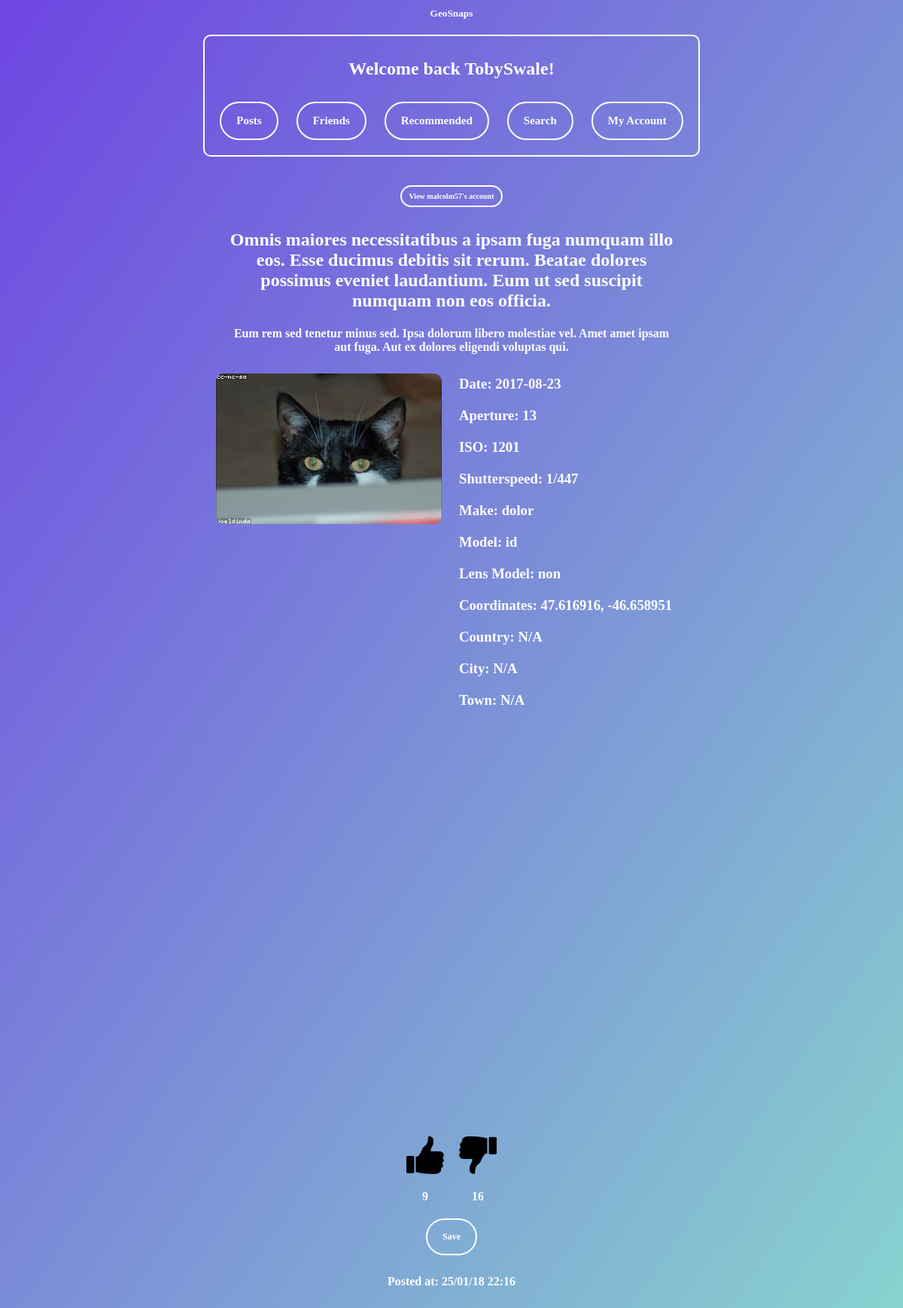
/viewpost?id=4 (signed in), run on the app's committed database.
### tables this page shows
CREATE TABLE "Posts" (
	"text"	TEXT,
	"timeposted"	TEXT,
	"user"	TEXT NOT NULL,
	"id"	INTEGER NOT NULL UNIQUE,
	"filename"	TEXT,
	"descr"	TEXT,
	"likes"	INTEGER DEFAULT 0,
	"dislikes"	INTEGER DEFAULT 0,
	"privacy"	TEXT,
	"lng"	TEXT,
	"lat"	TEXT,
	"album"	TEXT,
	"country"	TEXT,
	"city"	TEXT,
	"town"	TEXT,
	PRIMARY KEY("id" AUTOINCREMENT)
);

CREATE TABLE "photodetails" (
	"fstop"	TEXT,
	"datetime"	TEXT,
	"ISO"	TEXT,
	"shutterspeed"	TEXT,
	"model"	TEXT,
	"make"	TEXT,
	"lensmodel"	TEXT,
	"id"	INTEGER
);

### main.py (the view, shortened to what this page needs)
@web_site.route('/viewpost', methods=['GET', 'POST'])
def viewpost():
    username = session["username"]
    postid = request.args.get('id')
    con = sqlite3.connect('database.db')
    con.row_factory = sqlite3.Row
    sql = "SELECT privacy,user FROM Posts WHERE id = ?"
    cursor = con.cursor()
    cursor.execute(sql, (postid,))
    postinfo = cursor.fetchall()
    if not postinfo:
        return render_template('404.html')
    getprivacy = postinfo[0]['privacy']
    getuser = postinfo[0]['user']
    sql = "SELECT status FROM friendrequests WHERE usersend = ? AND userreceive = ? "
    cursor = con.cursor()
    cursor.execute(sql, (username, getuser,))
    getstatus = cursor.fetchone()
    if getstatus is None:
        getstatus = "0"
    getstatus = getstatus[0]
    if getprivacy == "private" and getstatus != 2 and getuser != username:
        return redirect(url_for('viewaccount', id=getuser))
    con.row_factory = sqlite3.Row
    sql = "SELECT * FROM Posts WHERE id = ?"
    cursor = con.cursor()
    cursor.execute(sql, (postid,))
    rows = cursor.fetchall()
    try:
        con = sqlite3.connect('database.db') #get the album id if its in one
        sql = "SELECT albumid FROM albums WHERE postid = ?"
        cursor = con.cursor()
        cursor.execute(sql, (postid,))
        getalbumid = cursor.fetchone()
        getalbumid = getalbumid[0]
        sql = "SELECT text FROM Posts WHERE id = ?" # get the album name if its in one
        cursor = con.cursor()
        cursor.execute(sql, (getalbumid,))
        gettitle = cursor.fetchone()
        gettitle = gettitle[0]
    except:
        gettitle = ""
        getalbumid = ""
        pass
    con = sqlite3.connect('database.db')
    con.row_factory = sqlite3.Row
    sql = "SELECT * FROM photodetails WHERE id = ?"
    cursor = con.cursor()
    cursor.execute(sql, (postid,))
    rows2 = cursor.fetchall()
    sql = "Select datetime FROM photodetails WHERE id = ?"
    cursor = con.cursor()
    cursor.execute(sql, (postid,))
    datetimeup = cursor.fetchone()
    datetimeup = datetimeup[0]
    date = datetimeup[:10]
    time = datetimeup[11:]
    con.row_factory = sqlite3.Row
    cursor3 = con.cursor()
    sql3 = "SELECT * FROM Posts WHERE album = 'True' AND user = ?"
    cursor3.execute(sql3, (username,))
    rows3 = cursor3.fetchall()
    sql = "SELECT savedpostid FROM savedposts WHERE savedpostid = ? and username = ?"
    cursor = con.cursor()
    cursor.execute(sql, (postid, username))
    getsavedid = cursor.fetchone()
    if getsavedid is not None:
        checksaved = True
    else:
        checksaved = False
    con = sqlite3.connect('database.db')
    sql = "SELECT user FROM Posts WHERE id = ?"
    cursor = con.cursor()
    cursor.execute(sql, (postid,))
    postgetuser = cursor.fetchone()
    postuser = postgetuser[0]
    return render_template("viewpost.html", postuser=postuser, rows=rows, username=username, checksaved=checksaved,rows2=rows2, rows3=rows3, gettitle = gettitle, getalbumid = getalbumid, date = date, time = time)

### templates/viewpost.html (shortened to what this page needs)
{% extends 'base.html' %}
{% block content %}
<link rel="stylesheet" href="https://maxcdn.bootstrapcdn.com/font-awesome/4.4.0/css/font-awesome.min.css">
<br>
<br>
{% if postuser != username %}
  <a href ='/viewaccount?id={{postuser}}' class="linkbuttonsmall">View {{postuser}}'s account</a>
{% endif %}
    {% for row in rows %}
      <div class="text-container">
          <h2>{{row["text"]}}</h2>
          <h4>{{row["descr"]}}</h4>
      </div>
      <br>
      <br>
      <div class = "photoandmeta">
          <div class="photo-container">
              <img src="{{ url_for('static', filename='UploadedPhotos/' + row['filename']) }}" alt="Image" class="scaled-image-big">
          </div>
      <br>
      <br>
          <div class="meta-container">
            {% for row2 in rows2 %}
                <h3>Date: {{date}} {{time}}</h3>
                <h3>Aperture: {{row2['fstop']}}</h3>
                <h3>ISO: {{row2['ISO']}}</h3>
                {% if row2['shutterspeed'] != "N/A" %}
                    <h3>Shutterspeed: 1/{{row2['shutterspeed']}}</h3>
                {% else %}
                    <h3>Shutterspeed: {{row2['shutterspeed']}}</h3>
                {% endif %}
                <h3>Make: {{row2['make']}}</h3>
                <h3>Model: {{row2['model']}}</h3>
                <h3>Lens Model: {{row2['lensmodel']}}</h3>
            {% endfor %}
            <h3>Coordinates: {{row['lat']}}, {{row['lng']}}</h3>
            <h3>Country: {{row['country']}}</h3>
            <h3>City: {{row['city']}}</h3>
            <h3>Town: {{row['town']}}</h3>
          </div>
      </div>
      <div class="map-container-big">
          </head>
          <body>
          </body>
      </div>
<br>
<form method="POST">
    <div class="like-dislike-container">
        <div class="like">
            <button name="Like" type="submit" class="likebutton">
                <img src="static/Thumbs/thumbs-up.png" width="50" height="50">
            </button>
            <h4>{{row["likes"]}}</h4>
        </div>
        <div class="dislike">
            <button name="Dislike" type="submit" class="likebutton">
                <img src="static/Thumbs/thumbs-down.png" width="50" height="50">
            </button>
            <h4>{{row["dislikes"]}}</h4>
        </div>
    </div>
      {% if checksaved == False %}
        <p><input type="submit" value="Save" name="save"></p>
      {% else %}
        <p><input type="submit" value="Unsave" name="unsave"></p>
      {% endif %}
</form>
    {% if row["timeposted"][-5:] == "12:51" %}
        <h4>Posted at: {{row["timeposted"]}} ;)</h4><br><br>
    {% else %}
        <h4>Posted at: {{row["timeposted"]}}</h4><br><br>
    {% endif %}
    {% endfor %}
{% endblock %}

### templates/base.html (shortened to what this page needs)
<html>
<head>
<link href="/static/style.css" rel="stylesheet">
</head>
<body>
<a href='/GeoSnaps' style="display: block; text-decoration: none; color: white; pointer-events: none;">
  <h5 style="margin: 0px;">
    <span style="pointer-events: auto;">GeoSnaps</span>
  </h5>
</a>
<div class="buttonbox">
  {% if session["username"] %}
    <h2>Welcome back {{ session["username"] }}!</h2>
    <a href ='/allposts' class="linkbutton">Posts</a>
    <a href ='/friends' class="linkbutton">Friends</a>
    <a href ='/recommended' class="linkbutton">Recommended</a>
    <a href ='/search' class="linkbutton">Search</a>
    <a href ='/account' class="linkbutton">My Account</a>
  {% else %}
    <h2>You are not logged in</h2>
    <a href ='/Index' class="linkbutton">Register</a>
    <a href ='/login' class="linkbutton">Login</a>
  {% endif %}
</div>
  {% block content %}{% endblock %}
</body>
</html>

### static/style.css (style rules this page uses)
body { background: linear-gradient(to bottom right, #6e45e2, #88d3ce); text-align: center; }
h2 { color:white; font-family:Verdana; }
h3 { color:white; font-family:Verdana; }
h4 { color:white; font-family:Verdana; margin-bottom: -10; }
h5 { color:white; font-family:Verdana; }
a { font-weight:bold; text-decoration:none; margin:10px; }
input[type=button], input[type=submit] { background-color: transparent; border: 2px solid white; font-family: "Verdana"; font-weight: 700; font-size: 12px; border-radius: 30px; color: white; padding: 15px 20px; text-decoration: none; margin: 4px 2px; cursor: pointer; align-items: center; justify-content: center; }
.linkbutton { display: inline-flex; align-items: center; justify-content: center; padding: 15px 20px; font-family: "Verdana"; font-weight: 700; font-size: 15px; text-decoration: none; color: #FFFFFF; border: 2px solid #FFFFFF; border-radius: 30px; }
.linkbuttonsmall { display: inline-flex; align-items: center; justify-content: center; padding: 7px 10px; font-family: "Verdana"; font-weight: 700; font-size: 10px; text-decoration: none; color: #FFFFFF; border: 2px solid #FFFFFF; border-radius: 15px; }
.buttonbox { border: 2px solid white; border-radius: 10px; padding: 10px; margin: 10px; display: inline-block; }
.text-container { margin: 0 auto; text-align: center; width: 50%; max-width: 600px; overflow-wrap: anywhere; }
.map-container-big { width: 80%; height: 500px; margin-top: 10px; border-radius: 10px; overflow: hidden; margin: auto; }
.scaled-image-big { max-width: 600px; max-height: 600px; min-width: 150px; min-height: 150px; object-fit: cover; border-radius: 10px; }

### templates/viewpost.html (style rules this page uses)
.photoandmeta { display: flex; justify-content: center; align-items: flex-start; margin-bottom: 20px; }
.photo-container { float: left; margin-right: 20px; }
.meta-container h3 { width: 300px; margin: 3; margin-bottom: 20px; }
.meta-container { text-align: left; }
.like-dislike-container { display: flex; justify-content: center; }
.like, .dislike { text-align: center; margin: 10px; }
.likebutton { border: none; padding: 0; background: none; cursor: pointer; }

### data on the page
Posts: user "malcolm57", text "Omnis maiores necessitatibus a ipsam fuga numquam illo eos. Esse ducimus debitis sit rerum. Beatae dolores possimus eveniet laudantium. Eum ut sed suscipit numquam non eos officia.", descr "Eum rem sed tenetur minus sed. Ipsa dolorum libero molestiae vel. Amet amet ipsam aut fuga. Aut ex dolores eligendi voluptas qui.", filename (picture), lat "47.616916", lng "-46.658951", country "N/A", city "N/A", town "N/A", likes "9", dislikes "16", timeposted "25/01/18 22:16"
photodetails: datetime "2017-08-23", fstop "13", ISO "1201", shutterspeed "447", make "dolor", model "id", lensmodel "non"

### other printed values
{{ session["username"] }} "TobySwale"
